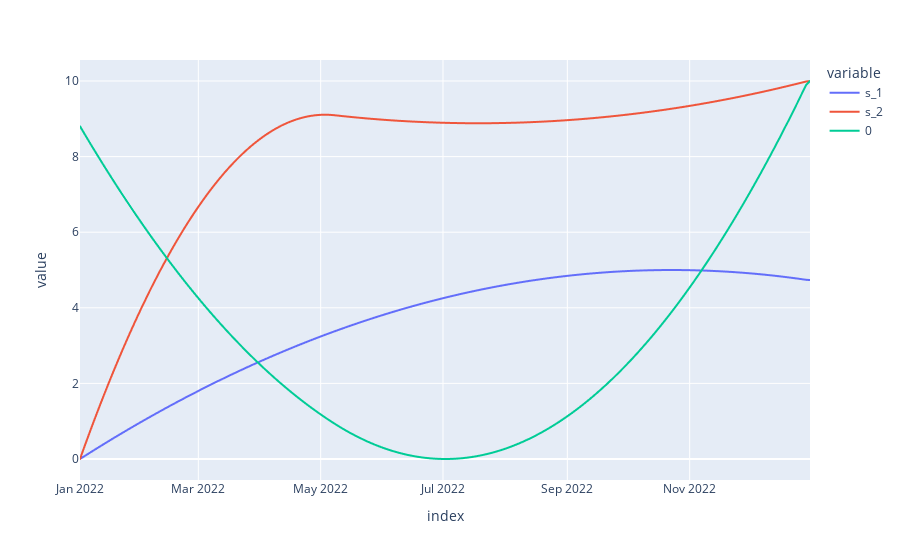

Write notebook code for a chart like this one.
### Code cell
df = pd.concat([df, pd.DataFrame(series_3)], axis=1)
fig = px.line(df)
fig.show()

### Figure 1 — Plotly figure (JSON) as saved in the notebook; plotly's stock layout.template omitted (floating-point values rounded to 4 significant figures; data arrays with more than 128 entries replaced by an {"elided": "..."} marker saying what was removed)
{"data": [{"hovertemplate": "variable=s_1<br>index=%{x}<br>value=%{y}<extra></extra>", "legendgroup": "s_1", "line": {"color": "#636efa", "dash": "solid"}, "marker": {"symbol": "circle"}, "mode": "lines", "name": "s_1", "showlegend": true, "type": "scattergl", "x": {"elided": "364 str values"}, "xaxis": "x", "y": {"elided": "364 float values"}, "yaxis": "y"}, {"hovertemplate": "variable=s_2<br>index=%{x}<br>value=%{y}<extra></extra>", "legendgroup": "s_2", "line": {"color": "#EF553B", "dash": "solid"}, "marker": {"symbol": "circle"}, "mode": "lines", "name": "s_2", "showlegend": true, "type": "scattergl", "x": {"elided": "364 str values"}, "xaxis": "x", "y": {"elided": "364 float values"}, "yaxis": "y"}, {"hovertemplate": "variable=0<br>index=%{x}<br>value=%{y}<extra></extra>", "legendgroup": "0", "line": {"color": "#00cc96", "dash": "solid"}, "marker": {"symbol": "circle"}, "mode": "lines", "name": "0", "showlegend": true, "type": "scattergl", "x": {"elided": "364 str values"}, "xaxis": "x", "y": {"elided": "364 float values"}, "yaxis": "y"}], "layout": {"legend": {"title": {"text": "variable"}, "tracegroupgap": 0}, "margin": {"t": 60}, "xaxis": {"anchor": "y", "domain": [0, 1], "title": {"text": "index"}}, "yaxis": {"anchor": "x", "domain": [0, 1], "title": {"text": "value"}}}}
